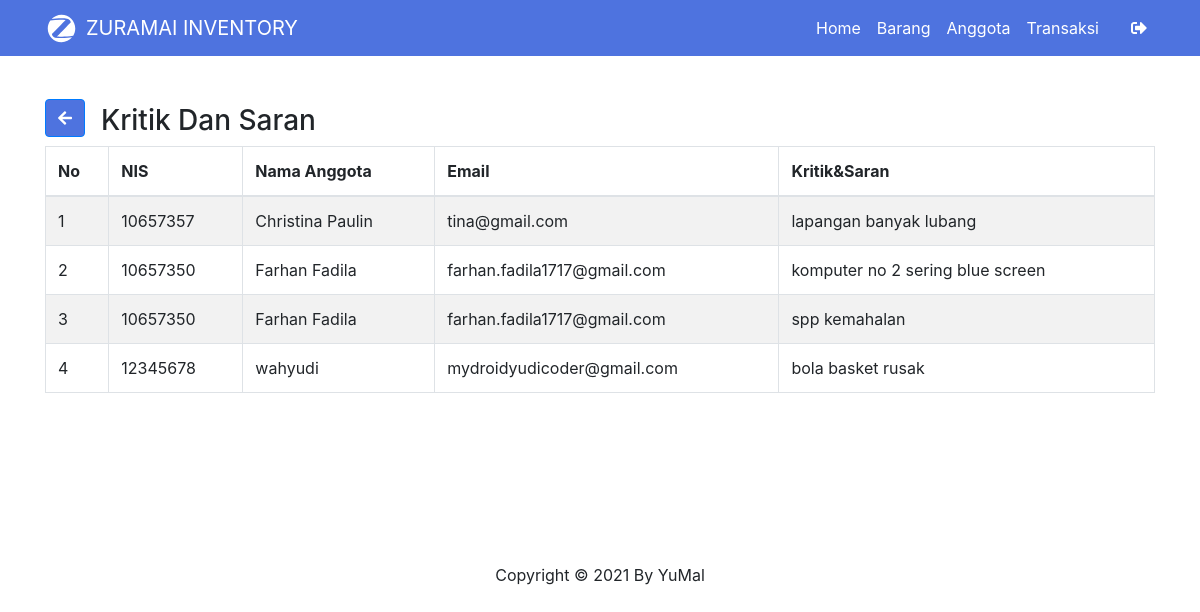
Page /views/admin/kritiksaran.php (signed in) on the committed database.
### tables this page shows
CREATE TABLE `tbl_kritiksaran` (
  `id_kritik` int(11) NOT NULL,
  `nis` int(15) NOT NULL,
  `nama_anggota` varchar(200) NOT NULL,
  `email` varchar(200) NOT NULL,
  `message` varchar(500) NOT NULL
);

### views/admin/kritiksaran.php (the view)
<?php
include 'header.php';
?>
    <div class="container mt-5" data-aos="zoom-in">
        <h3><a href="index.php" class="btn btn-primary mt-n2"><i class="fas fa-arrow-left"></i></a><span class="ml-3">Kritik Dan Saran</span></h3>
        <table class="table table-striped table-bordered">
            <thead>
                <tr>
                <th>No</th>
                <th>NIS</th>
                <th>Nama Anggota</th>
                <th>Email</th>
                <th>Kritik&Saran</th>
              </tr>
            </thead>
            <tbody>
                <?php $nomor = 1; ?>
                <?php $ambil = $koneksi->query("SELECT * FROM tbl_kritiksaran"); ?>
                <?php while ($pecah = $ambil->fetch_assoc()) { ?>
                <tr>
                <td><?php echo $nomor; ?></td>
                <td><?php echo $pecah['nis']; ?></td>
                <td><?php echo $pecah['nama_anggota']; ?></td>
                <td><?php echo $pecah['email']; ?></td>
                <td><?php echo $pecah['message']; ?></td>
                </tr>
            <?php $nomor++; ?>
            <?php
        } ?>
            </tbody>
        </table><br>
        </div>
<?php
include 'footer.php';
?>

### cssnative/views.css (style rules this page uses)
.btn-primary { background-color: #4e73df !important; }

### rows in the picture
tbl_kritiksaran: nis "10657357", nama_anggota "Christina Paulin", email "tina@gmail.com", message "lapangan banyak lubang"
tbl_kritiksaran: nis "10657350", nama_anggota "Farhan Fadila", email "farhan.fadila1717@gmail.com", message "komputer no 2 sering blue screen"
tbl_kritiksaran: nis "10657350", nama_anggota "Farhan Fadila", email "farhan.fadila1717@gmail.com", message "spp kemahalan"
tbl_kritiksaran: nis "12345678", nama_anggota "wahyudi", email "mydroidyudicoder@gmail.com", message "bola basket rusak"
